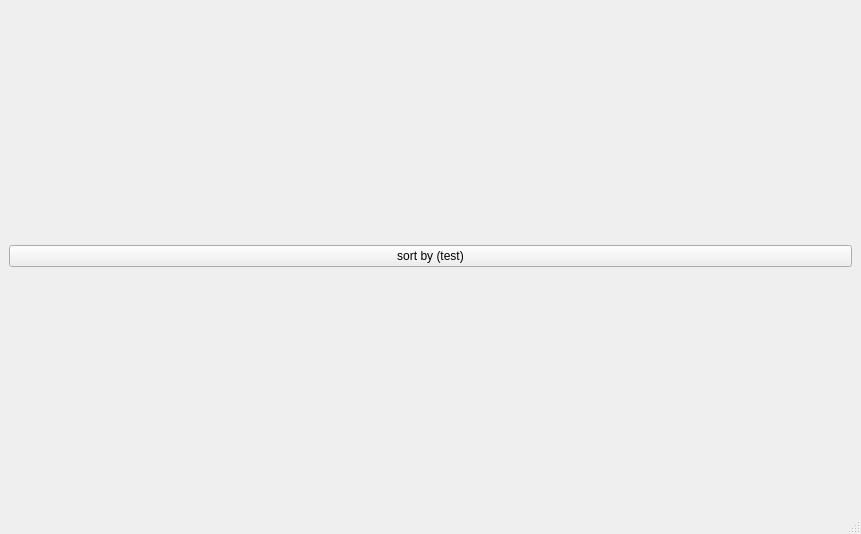
<?xml version="1.0" encoding="UTF-8"?>
<ui version="4.0">
 <class>MainWindow</class>
 <widget class="QMainWindow" name="MainWindow">
  <property name="geometry">
   <rect>
    <x>0</x>
    <y>0</y>
    <width>861</width>
    <height>534</height>
   </rect>
  </property>
  <property name="windowTitle">
   <string>SteamAnal</string>
  </property>
  <widget class="QWidget" name="centralwidget">
   <layout class="QVBoxLayout" name="verticalLayout_3">
    <item>
     <layout class="QVBoxLayout" name="verticalLayout_2"/>
    </item>
    <item>
     <layout class="QVBoxLayout" name="verticalLayout">
      <item>
       <widget class="QPushButton" name="sort_button">
        <property name="text">
         <string>sort by (test)</string>
        </property>
       </widget>
      </item>
     </layout>
    </item>
   </layout>
  </widget>
  <widget class="QStatusBar" name="statusbar"/>
 </widget>
 <resources/>
 <connections/>
</ui>
